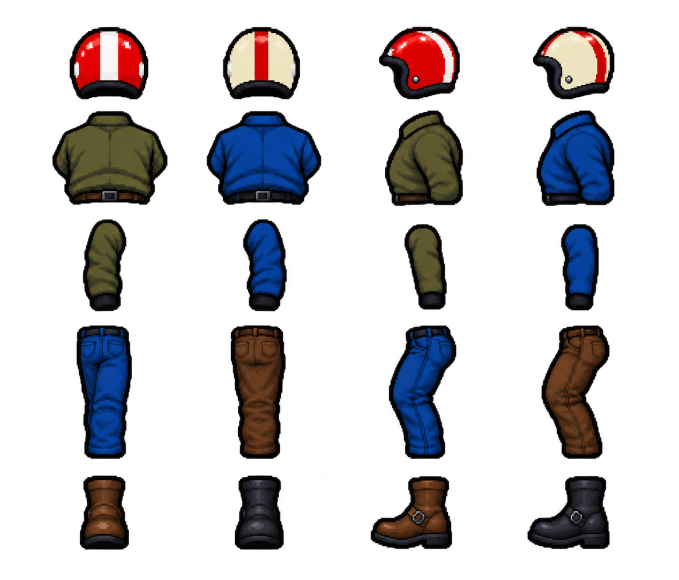
#> input picture demo/assets/rider_parts_v2.png, 1358 x 1159 px (shown at 1/2 size); its folder holds 6 pictures in this run
$ python build_character_atlases.py
#> lines starting #> are read from the running program, lines starting #| are printed output that depends on the picture
### tools/build_animation_resources.py
"""Read generated alpha to fit Godot atlas regions; never modifies source PNGs."""
from collections import deque
from pathlib import Path
import json
from PIL import Image

ROOT = Path(__file__).resolve().parents[1]


def components(path):
    image = Image.open(path)
    width, height = image.size
    mask = bytearray(image.getchannel('A').point(lambda value: 255 if value >= 128 else 0).tobytes())
    found = []
    for seed in range(len(mask)):
        if not mask[seed]:
            continue
        mask[seed] = 0
        queue = deque([seed])
        left, right = width, 0
        top, bottom = height, 0
        area = 0
        while queue:
            point = queue.popleft()
            x, y = point % width, point // width
            left, right = min(left, x), max(right, x)
            top, bottom = min(top, y), max(bottom, y)
            area += 1
            neighbors = []
            if x: neighbors.append(point - 1)
            if x + 1 < width: neighbors.append(point + 1)
            if y: neighbors.append(point - width)
            if y + 1 < height: neighbors.append(point + width)
            for neighbor in neighbors:
                if mask[neighbor]:
                    mask[neighbor] = 0
                    queue.append(neighbor)
        if area > 3000:
            found.append({'box': [left, top, right + 1, bottom + 1], 'area': area})
    return image.size, found


# [42 lines that do not run on import are left out]

### tools/build_character_atlases.py
"""Fit atlas regions to generated alpha; source images are never modified."""
from pathlib import Path
from PIL import Image
from build_animation_resources import components

ROOT = Path(__file__).resolve().parents[1]

def build(filename, columns, rows, output, animation):
#> called with filename = 'rider_parts_v2.png', columns = 4, rows = 5, output = 'rider_parts.tres', animation = 'parts'
    source = Image.open(ROOT / 'demo/assets' / filename)
#> source is the input picture: PIL image 1358x1159 RGBA; mean R, G, B, A 13.8, 12.2, 14.6, 62
    alpha = source.getchannel('A')
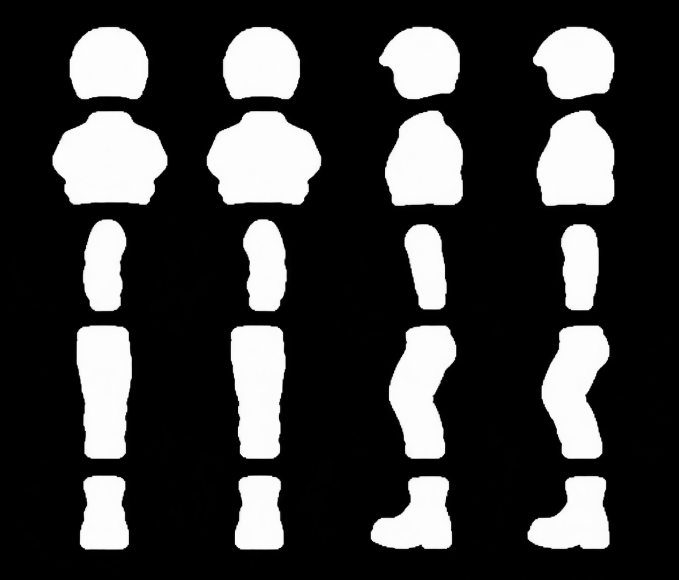
#> alpha: PIL image 1358x1159 L (shown at 1/2 size); min 0, max 255, mean 62
    regions = []
    _, found = components(ROOT / 'demo/assets' / filename)
#> after the loop in components, `for seed in range(len(mask)):`: found = 20 items
#> found = 20 items
    assert len(found) == columns * rows, (filename, len(found))
    found.sort(key=lambda item: (item['box'][1] + item['box'][3]) / 2)
    for row in range(rows):
        group = sorted(found[row*columns:(row+1)*columns], key=lambda item: item['box'][0])
        for item in group:
            x, y, right, bottom = item['box']
            regions.append((x, y, right-x, bottom-y))
#> after the loop, regions = 20 items, first 6: (139, 54, 158, 144), (446, 54, 154, 144), (758, 54, 162, 144), (1066, 54, 163, 144), (105, 222, 230, 187), (414, 222, 228, 187)
    text = [f'[gd_resource type="SpriteFrames" load_steps={len(regions)+2} format=3]',
            f'[ext_resource type="Texture2D" path="res://demo/assets/{filename}" id="1"]']
    for i, (x,y,w,h) in enumerate(regions):
        text.append(f'[sub_resource type="AtlasTexture" id="A{i}"]\natlas = ExtResource("1")\nregion = Rect2({x}, {y}, {w}, {h})\nfilter_clip = true')
#> this loop made 20 passes
#> (x, y, w, h) on passes 1 to 12: (139, 54, 158, 144), (446, 54, 154, 144), (758, 54, 162, 144), (1066, 54, 163, 144), (105, 222, 230, 187), (414, 222, 228, 187), (770, 221, 156, 191), (1073, 221, 156, 191), (166, 439, 87, 183), (486, 439, 87, 183), (809, 449, 84, 170), (1122, 449, 75, 172)
#> after the loop, text = 22 items
    frames = ', '.join('{"duration": 1.0, "texture": SubResource("A%d")}' % i for i in range(len(regions)))
    text.append(f'[resource]\nanimations = [{{"frames": [{frames}], "loop": false, "name": &"{animation}", "speed": 1.0}}]')
    (ROOT / 'demo/resources' / output).write_text('\n\n'.join(text) + '\n')
    print(filename, len(regions), 'regions')
#| rider_parts_v2.png 20 regions

if __name__ == '__main__':
    build('rider_parts_v2.png', 4, 5, 'rider_parts.tres', 'parts')
    build('motorcycles_separate.png', 3, 3, 'motorcycles_separate.tres', 'bikes')
#> call 2 of build, with filename = 'motorcycles_separate.png', columns = 3, rows = 3, output = 'motorcycles_separate.tres', animation = 'bikes'
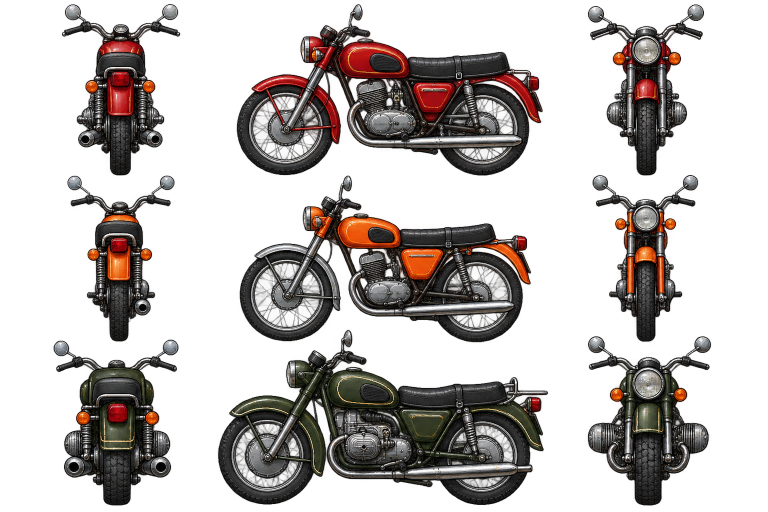
#> input picture demo/assets/motorcycles_separate.png, 1536 x 1024 px (shown at 1/2 size)
#> in build, source is the input picture: PIL image 1536x1024 RGBA; mean R, G, B, A 57.2, 47.8, 43.9, 85.9
#> in build (call 2), `alpha = source.getchannel('A')`:
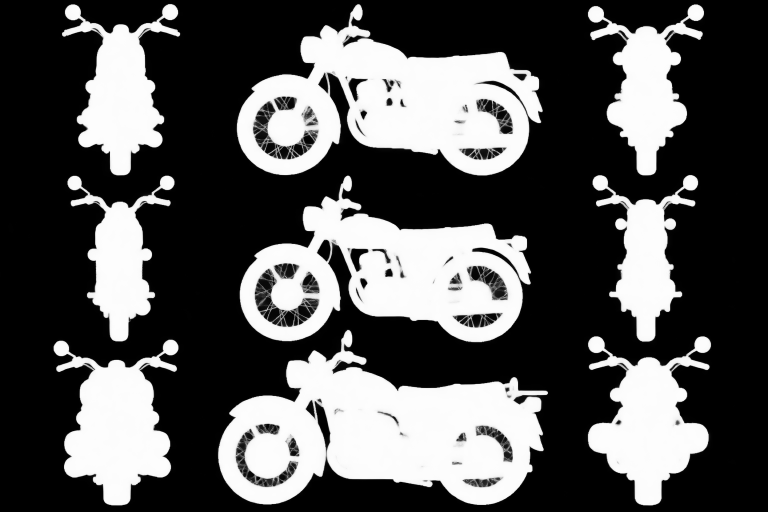
#> alpha: PIL image 1536x1024 L (shown at 1/2 size); min 0, max 254, mean 85.9
#> in build (call 2), `_, found = components(ROOT / 'demo/assets' / filename)`: found = 9 items
#> after the loop in build (call 2), `for row in range(rows):`: regions = [(124, 8, 236, 343), (474, 8, 611, 343), (1176, 9, 232, 342), (135, 351, 214, 332), (480, 351, 582, 333), (1185, 350, 211, 333), (107, 679, 250, 332), (436, 660, 660, 350), (1176, 673, 246, 338)]
#> the loop in build (call 2), `for i, (x,y,w,h) in enumerate(regions):` made 9 passes
#> after the loop in build (call 2), `for i, (x,y,w,h) in enumerate(regions):`: text = 11 items
#| motorcycles_separate.png 9 regions
